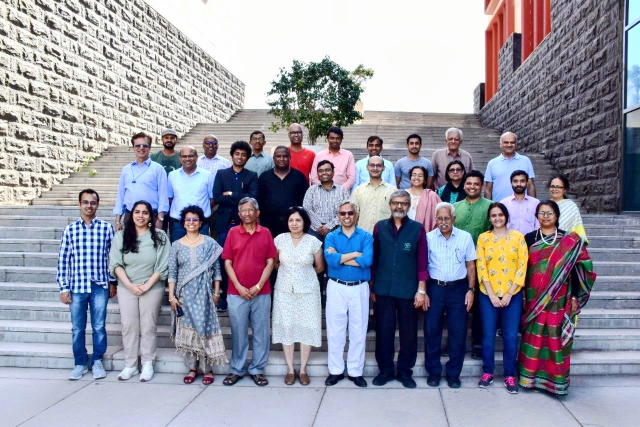
#> input picture Plaksha_Faculty.jpg, 1280 x 854 px (shown at 1/2 size)
$ jupyter execute Amrita_lab05.ipynb
#> lines starting #> are read from the running program, lines starting #| are printed output that depends on the picture; after the words box and inside, x2 and y2 are one past the last pixel; in counts of white or black regions, pixels touching at a corner belong together
#### Instructions
###### Follow the instructions given in comments prefixed with ## and write your code below that.
###### Also fill the partial code in given blanks.
###### Don't make any changes to the rest part of the codes

### Answer the questions given at the end of this notebook within your report.

### You would need to submit your GitHub repository link. Refer to the PDF document for the instructions and details.

[cell 1]
# [5 lines of commented-out code are left out]

import cv2
import numpy as np
import matplotlib.pyplot as plt
from sklearn.cluster import KMeans
from scipy.spatial import distance
from matplotlib.offsetbox import OffsetImage, AnnotationBbox

[cell 2]
## Reading the image plaksha_Faculty.jpg
image = cv2.imread("Plaksha_Faculty.jpg")
#> image is the input picture: shape (854, 1280, 3); mean B, G, R 162.4, 149, 149.2

## Convert the image to grayscale
gray_img = cv2.cvtColor(image, cv2.COLOR_BGR2GRAY)
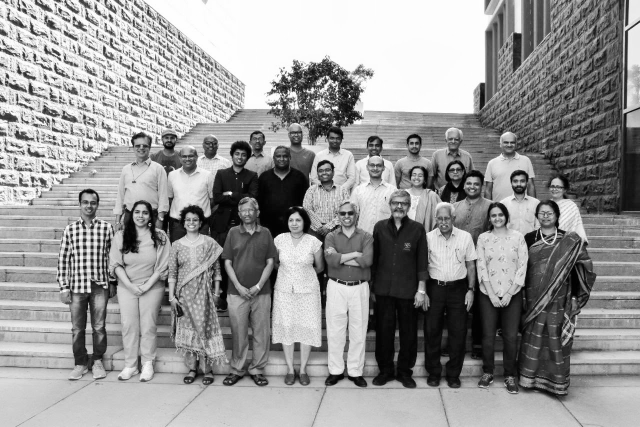
#> gray_img: shape (854, 1280) (shown at 1/2 size); min 0, max 255, mean 150.6

# Loading the required haar-cascade xml classifier file
# face_cascade = cv2.CascadeClassifier(cv2.data.haarcascades + "haarcascade_frontalface_default.xml")
face_cascade = cv2.CascadeClassifier("haarcascade_frontalface_default.xml")

# Applying the face detection method on the grayscale image.
## Change the parameters for better detection of faces in your case.
faces_rect = face_cascade.detectMultiScale(gray_img, 1.05, 4, minSize=(25,25), maxSize=(50,50))
#> faces_rect = 30 rows, first 6: [322, 263, 33, 33], [654, 265, 31, 31], [500, 266, 30, 30], [892, 267, 31, 31], [409, 277, 28, 28], [812, 274, 34, 34]

# Define the text and font parameters
text = "Face"  ## The text you want to write
font = cv2.FONT_HERSHEY_SIMPLEX  ## Font type
font_scale = 0.6  ## Font scale factor
font_color = (0, 0, 255)  ## Text color in BGR format (Red)
font_thickness = 2  ## Thickness of the text

# Iterating through rectangles of detected faces
for (x, y, w, h) in faces_rect:
    cv2.rectangle(image, (x, y), (x+w, y+h), (0, 0, 255), 2)
    cv2.putText(image, text, (x, y-10), font, font_scale, font_color, font_thickness)
#> this loop made 30 passes
#> (x, y, w, h) on passes 1 to 12: (322, 263, 33, 33), (654, 265, 31, 31), (500, 266, 30, 30), (892, 267, 31, 31), (409, 277, 28, 28), (812, 274, 34, 34), (464, 296, 33, 33), (632, 328, 34, 34), (819, 337, 33, 33), (570, 426, 39, 39), (576, 253, 32, 32), (1003, 273, 32, 32)
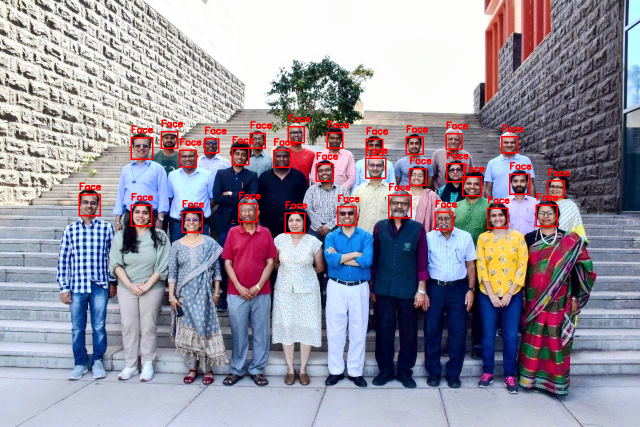
#> image: shape (854, 1280, 3) (shown at 1/2 size); 2.03% of pixels changed, all inside (x1, y1, x2, y2) = (157, 229, 1139, 467)

## Display the image and window title should be "Total number of face detected are #"
plt.figure(figsize=(8,6))
plt.title("Total number of face detected are " + str(len(faces_rect)))
plt.imshow(cv2.cvtColor(image, cv2.COLOR_BGR2RGB))
plt.axis("off")
plt.show()

[cell 3]
# Convert BGR image to HSV
hsv_image = cv2.cvtColor(image, cv2.COLOR_BGR2HSV)
#> hsv_image: shape (854, 1280, 3); mean H, S, V 85.3, 71.8, 174

# Create list to store hue and saturation values
hue_saturation = []

# Loop through detected faces
for (x, y, w, h) in faces_rect:
    face_region = hsv_image[y:y+h, x:x+w]

    # Take mean Hue and Saturation of the face region
    mean_hue = np.mean(face_region[:, :, 0])
    mean_saturation = np.mean(face_region[:, :, 1])

    hue_saturation.append([mean_hue, mean_saturation])
#> this loop made 30 passes
#> (x, y, w, h, mean_hue, mean_saturation) on passes 1 to 12: (322, 263, 33, 33, 59.29, 121.7), (654, 265, 31, 31, 50.4, 133.1), (500, 266, 30, 30, 33.62, 128.3), (892, 267, 31, 31, 81.31, 108.2), (409, 277, 28, 28, 108, 121.1), (812, 274, 34, 34, 62.79, 116.9), (464, 296, 33, 33, 42.56, 134.3), (632, 328, 34, 34, 81.22, 114.8), (819, 337, 33, 33, 36.69, 114.4), (570, 426, 39, 39, 55.81, 115.3), (576, 253, 32, 32, 76.36, 104), (1003, 273, 32, 32, 51.71, 106.9)
#> after the loop, hue_saturation = 30 pairs, first value 21.22 to 120.8, second value 80.77 to 155.7

# Convert to numpy array
hue_saturation = np.array(hue_saturation)

[cell 4]
face_images = []

for (x, y, w, h) in faces_rect:
    face = image[y:y+h, x:x+w]
    face_hsv = cv2.cvtColor(face, cv2.COLOR_BGR2HSV)
    face_images.append(face_hsv)
#> this loop made 30 passes
#> pass 1, `face = image[y:y+h, x:x+w]`:
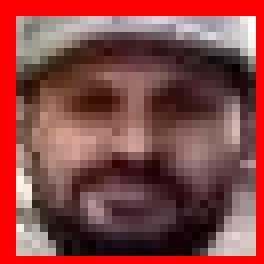
#> face: shape (33, 33, 3) (shown 8 times larger); mean B, G, R 67.5, 69.7, 136.1
#> pass 2, `face = image[y:y+h, x:x+w]`:
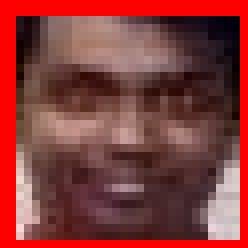
#> face: shape (31, 31, 3) (shown 8 times larger); mean B, G, R 57.3, 59.1, 133.5
#> pass 3, `face = image[y:y+h, x:x+w]`:
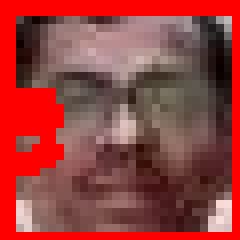
#> face: shape (30, 30, 3) (shown 8 times larger); mean B, G, R 61.2, 63.7, 150.3
#> after the loop:
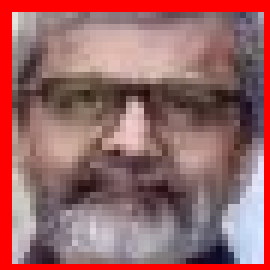
#> face: shape (45, 45, 3) (shown 6 times larger); mean B, G, R 103.2, 102.2, 153.6
#> after the loop, face_images = 30 items

[cell 5]
# Create an empty list to store legend labels
legend_labels = []

# Create lists to store points for each cluster
cluster_0_points = []
cluster_1_points = []

kmeans = KMeans(n_clusters=2)
kmeans.fit(hue_saturation)


# Your code for scatter plot goes here
fig, ax = plt.subplots(figsize=(12, 6))
for i, (x, y, w, h) in enumerate(faces_rect):
    if kmeans.labels_[i] == 0:
        cluster_0_points.append((hue_saturation[i, 0], hue_saturation[i, 1]))
    else:
        cluster_1_points.append((hue_saturation[i, 0], hue_saturation[i, 1]))
#> after the loop, cluster_0_points = [(59.29, 121.7), (50.4, 133.1), (33.62, 128.3), (42.56, 134.3), (36.69, 114.4), (55.81, 115.3), (51.71, 106.9), (52.02, 155.7), (45.8, 117.5), (21.22, 113.7), (31.55, 113.9), (48.03, 113.2), (51.53, 107.6), (35.11, 118.8)]; cluster_1_points = [(81.31, 108.2), (108, 121.1), (62.79, 116.9), (81.22, 114.8), (76.36, 104), (120.8, 132.5), (107.5, 135.6), (72, 127.1), (69.96, 86.68), (92.49, 122), (61.3, 105.1), (65.06, 117.9), (70.27, 94.28), (71.27, 103.4), (73.39, 87.63), (64.75, 80.77)]


cluster_0_points = np.array(cluster_0_points)
#> cluster_0_points = 14 rows, first 8: [59.29, 121.7], [50.4, 133.1], [33.62, 128.3], [42.56, 134.3], [36.69, 114.4], [55.81, 115.3], [51.71, 106.9], [52.02, 155.7]
# Plot points for cluster 0 in green
plt.scatter(cluster_0_points[:, 0], cluster_0_points[:, 1], color='green', label='Cluster 0')


cluster_1_points = np.array(cluster_1_points)
#> cluster_1_points = 16 rows, first 8: [81.31, 108.2], [108, 121.1], [62.79, 116.9], [81.22, 114.8], [76.36, 104], [120.8, 132.5], [107.5, 135.6], [72, 127.1]
# Plot points for cluster 1 in blue
plt.scatter(cluster_1_points[:, 0], cluster_1_points[:, 1], color='blue', label='Cluster 1')

# Calculate and plot centroids
centroid_0 = np.mean(cluster_0_points, axis=0)
#> centroid_0 = [43.95, 121]
centroid_1 = np.mean(cluster_1_points, axis=0)
#> centroid_1 = [79.91, 109.9]

# Plot both the centroid for cluster 0 and cluster 1
plt.scatter(centroid_0[0], centroid_0[1], color='black', marker='X', s=200, label='Centroid 0')
plt.scatter(centroid_1[0], centroid_1[1], color='red', marker='X', s=200, label='Centroid 1')

## Put x label
plt.xlabel("Hue")

## Put y label
plt.ylabel("Saturation")

## Put title
plt.title("KMeans Clustering on Hue-Saturation Space")

## Add a legend
plt.legend()

## Add grid
plt.grid(True)

## Show the plot
plt.show()

[cell 6]
## Read the class of the template image 'Dr_Shashi_Tharoor.jpg' using cv2 and store it in template_img
template_img = cv2.imread("Dr_Shashi_Tharoor.jpg")
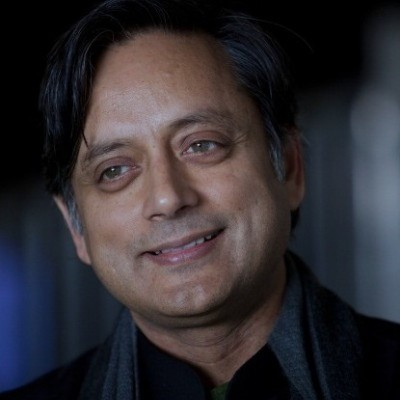
#> input picture Dr_Shashi_Tharoor.jpg, 400 x 400 px
#> template_img is the input picture: shape (400, 400, 3); mean B, G, R 49.8, 45.4, 49.1

# Detect face  in the template image after converting it to gray and store it in template_faces
template_faces = face_cascade.detectMultiScale(cv2.cvtColor(template_img, cv2.COLOR_BGR2GRAY), 1.05, 4)
#> template_faces = [[43, 60, 253, 253]]

# Draw rectangles around the detected faces
for (x, y, w, h) in template_faces:
    cv2.rectangle(template_img, (x, y), (x + w, y + h), (0, 255, 0), 3)
#> this loop made 1 pass
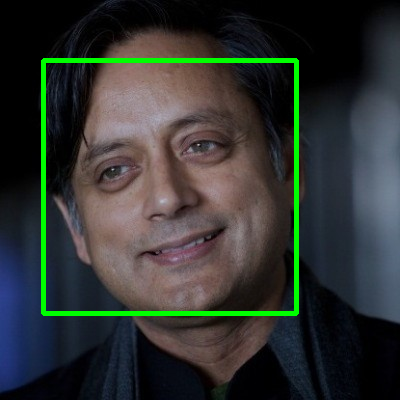
#> template_img: shape (400, 400, 3); 3.16% of pixels changed, all inside (x1, y1, x2, y2) = (41, 58, 299, 316)

plt.imshow(cv2.cvtColor(template_img, cv2.COLOR_BGR2RGB))
plt.axis("off")
plt.show()

[cell 7]
# Convert the template image to HSV color space and store it in template_hsv
template_hsv = cv2.cvtColor(template_img, cv2.COLOR_BGR2HSV)
#> template_hsv: shape (400, 400, 3); mean H, S, V 66.7, 90.5, 64.6

# Extract hue and saturation features from the template image as we did it for detected faces.
template_hue = np.mean(template_hsv[:, :, 0])
#> template_hue = 66.72
template_saturation = np.mean(template_hsv[:, :, 1])
#> template_saturation = 90.52

# Predict the cluster label for the template image and store it in template_label
template_label = kmeans.predict([[template_hue, template_saturation]])[0]
#> template_label = 1

# Create a figure and axis for visualization
fig, ax = plt.subplots(figsize=(12, 6))

# Plot the clustered faces with custom markers (similar to previous code)
for i, (x, y, w, h) in enumerate(faces_rect):
    color = 'red' if kmeans.labels_[i] == 0 else 'blue'
    im = OffsetImage(cv2.cvtColor(cv2.resize(face_images[i], (20, 20)), cv2.COLOR_HSV2RGB))
    ab = AnnotationBbox(im, (hue_saturation[i, 0], hue_saturation[i, 1]), frameon=False, pad=0)
    ax.add_artist(ab)
    plt.plot(hue_saturation[i, 0], hue_saturation[i, 1], 'o', markersize=5, color=color)
#> this loop made 30 passes

# Plot the template image in the respective cluster
if template_label == 0:
    color = 'red'
else:
    color = 'blue'
im = OffsetImage(cv2.cvtColor(cv2.resize(template_img, (20, 20)), cv2.COLOR_BGR2RGB))
ab = AnnotationBbox(im, (template_hue, template_saturation), frameon=False, pad=0)
ax.add_artist(ab)

## Put x label
plt.xlabel("Hue")

## Put y label
plt.ylabel("Saturation")

## Put title
plt.title("KMeans Clustering of Faces with Template Image")

## Add grid
plt.grid(True)

## show plot
plt.show()
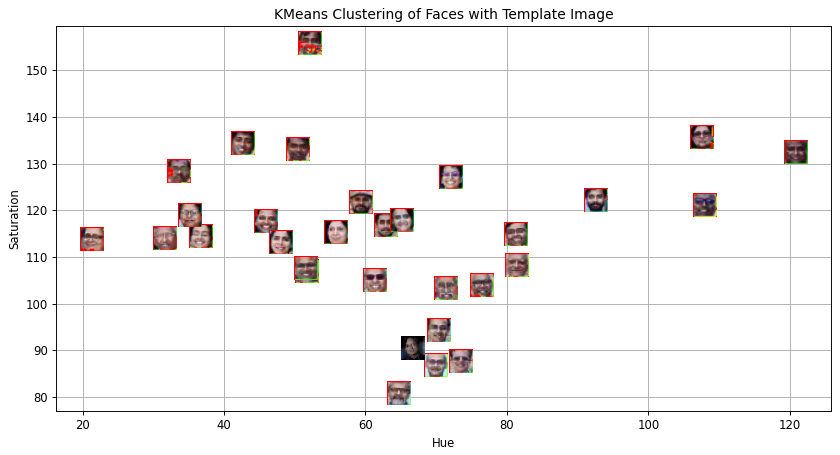
#> figure drawn by matplotlib, 1 panel

[cell 8]
# Plot points for cluster 0 in green
cluster_0_points = np.array(cluster_0_points)
plt.scatter(cluster_0_points[:, 0], cluster_0_points[:, 1], c='green', label='Cluster 0')

# Plot points for cluster 1 in blue
cluster_1_points = np.array(cluster_1_points)
plt.scatter(cluster_1_points[:, 0], cluster_1_points[:, 1], c='blue', label='Cluster 1')

# Calculate and plot centroids for both the clusters
centroid_0 = np.mean(cluster_0_points, axis=0)
centroid_1 = np.mean(cluster_1_points, axis=0)

plt.scatter(centroid_0[0], centroid_0[1], marker='X', c='black', s=200, label='Centroid 0') ## plot for centroid 0
plt.scatter(centroid_1[0], centroid_1[1], marker='X', c='yellow', s=200, label='Centroid 1')  ## plot for centroid 1

plt.plot(template_hue, template_saturation, marker='o', c='violet', markersize=10, label='Class ?')

## Put x label
plt.xlabel("Hue")

## Put y label
plt.ylabel("Saturation")

## Put title
plt.title("KMeans Clustering with Template Classification")

## Add a legend
plt.legend()

## Add grid
plt.grid(True)

## show the plot
plt.show()
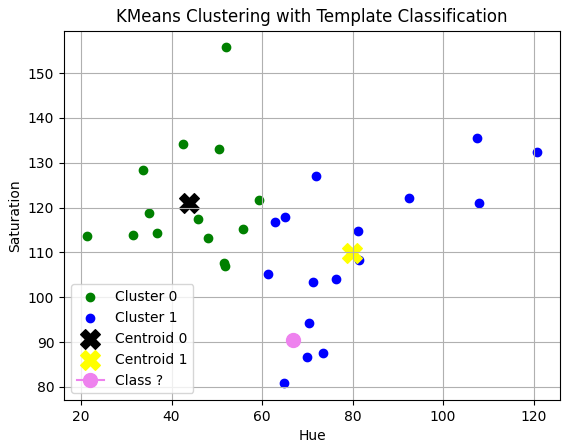
#> figure drawn by matplotlib, 1 panel

                                            ## End of the lab 5 ##
